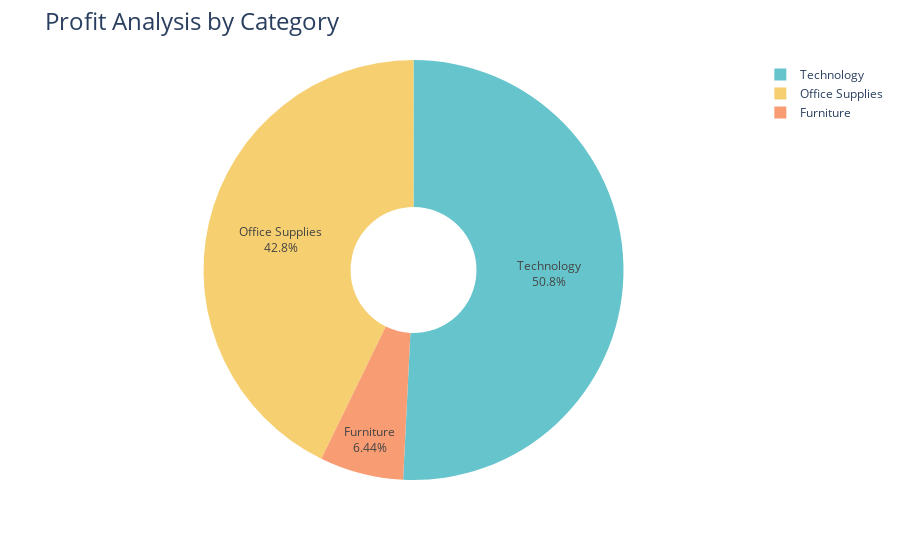

The notebook cell this image was saved under:
### Code cell
profit_by_category = data.groupby('Category')['Profit'].sum().reset_index()

fig = px.pie(profit_by_category, 
             values='Profit', 
             names='Category', 
             hole=0.3
             , 
             color_discrete_sequence=px.colors.qualitative.Pastel)

fig.update_traces(textposition='inside', textinfo='percent+label')
fig.update_layout(title_text='Profit Analysis by Category', title_font=dict(size=24))

fig.show()

### Figure 1 — Plotly figure (JSON) as saved in the notebook; plotly's stock layout.template omitted (floating-point values rounded to 4 significant figures)
{"data": [{"domain": {"x": [0, 1], "y": [0, 1]}, "hole": 0.3, "hovertemplate": "Category=%{label}<br>Profit=%{value}<extra></extra>", "labels": ["Furniture", "Office Supplies", "Technology"], "legendgroup": "", "name": "", "showlegend": true, "textinfo": "percent+label", "textposition": "inside", "type": "pie", "values": [18450.0, 122500.0, 145500.0]}], "layout": {"legend": {"tracegroupgap": 0}, "margin": {"t": 60}, "piecolorway": ["rgb(102, 197, 204)", "rgb(246, 207, 113)", "rgb(248, 156, 116)", "rgb(220, 176, 242)", "rgb(135, 197, 95)", "rgb(158, 185, 243)", "rgb(254, 136, 177)", "rgb(201, 219, 116)", "rgb(139, 224, 164)", "rgb(180, 151, 231)", "rgb(179, 179, 179)"], "title": {"font": {"size": 24}, "text": "Profit Analysis by Category"}}}
